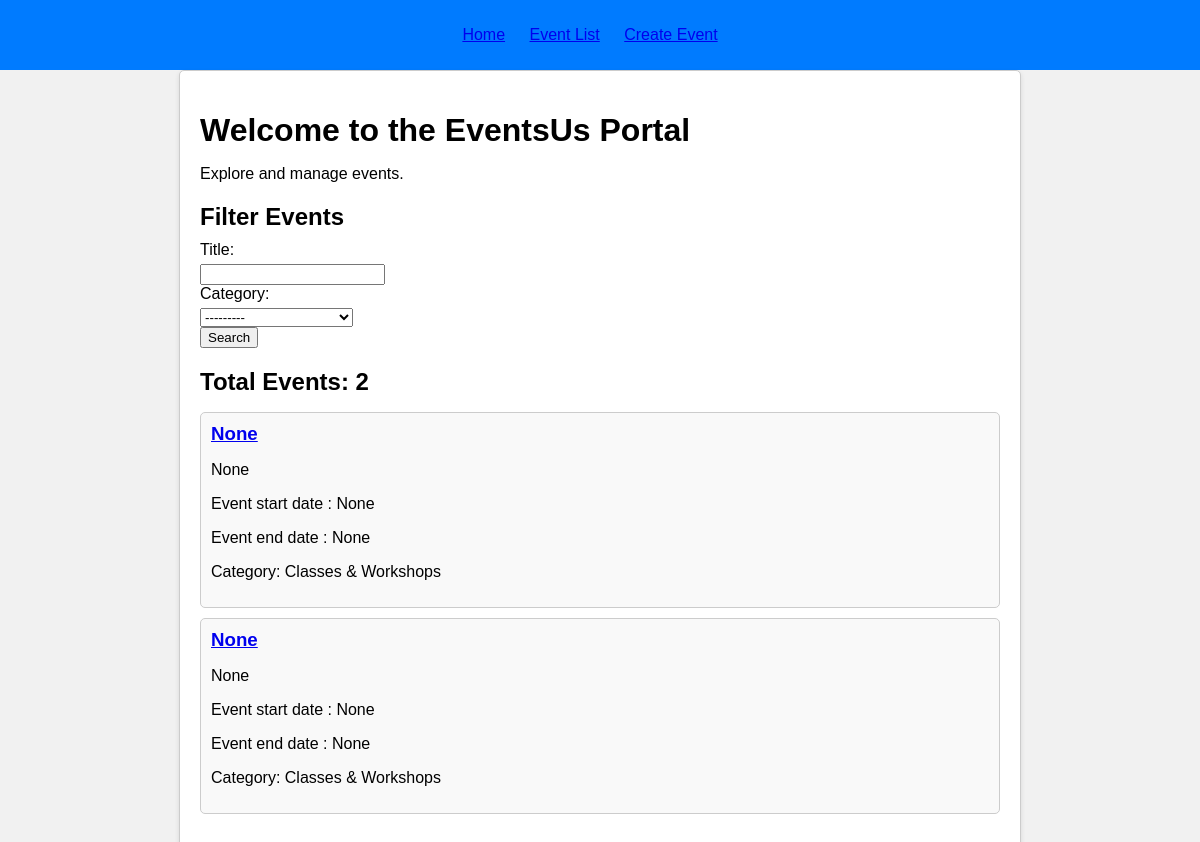
/, run on an earlier commit of the app's database.
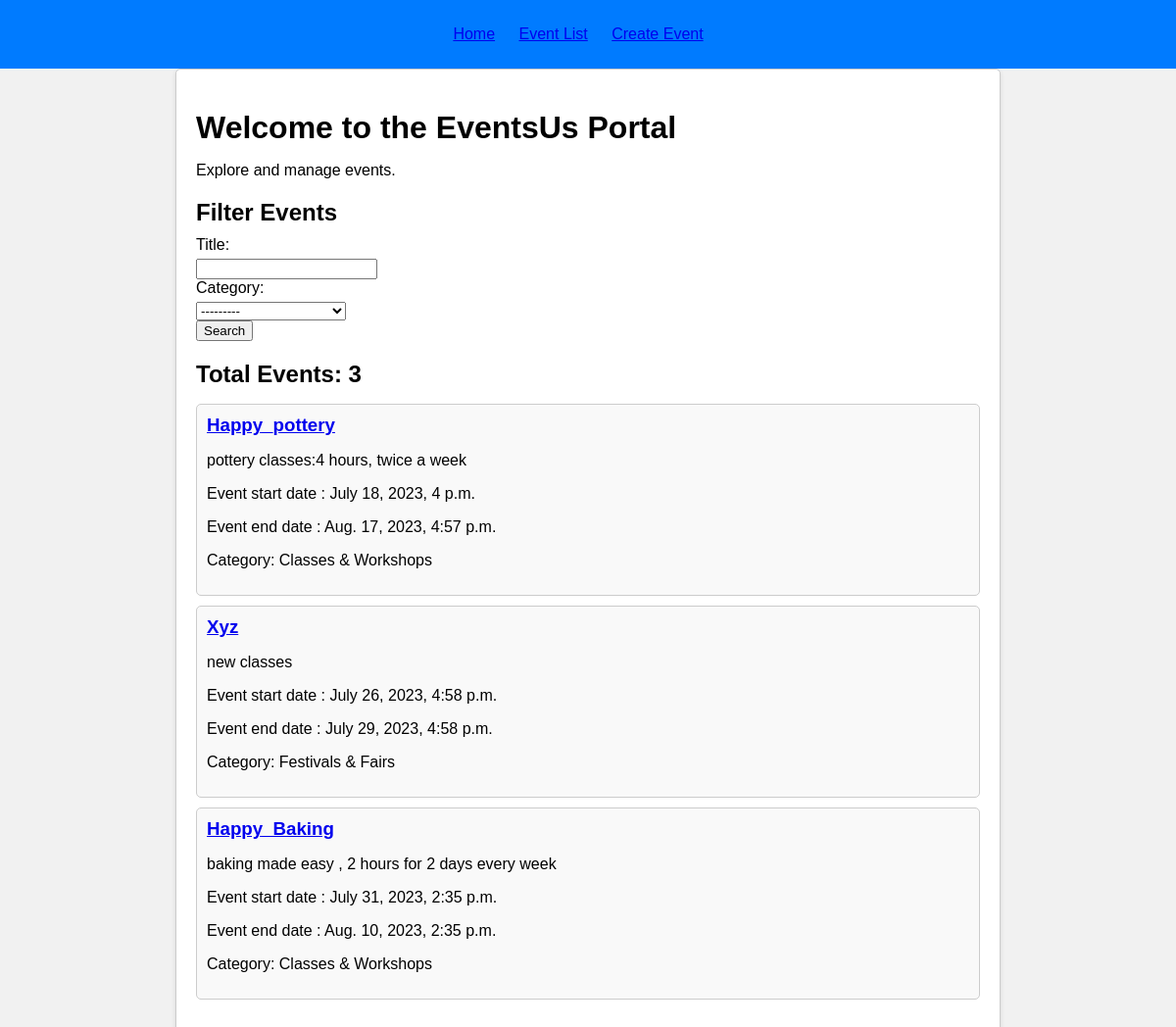
And on a later commit of the database.
### home/models.py (models this page shows, shortened)
class Event(models.Model):
    CATEGORY_CHOICES = (
        ('Concerts', 'Concerts'),
        ('Classes & Workshops', 'Classes & Workshops'),
        ('Corporate Events', 'Corporate Events'),
        ('Festivals & Fairs', 'Festivals & Fairs'),
    )
    title = models.CharField(max_length=200, null=True, blank=True)
    description = models.TextField(max_length=200, null=True)
    category = models.CharField(max_length=20, choices=CATEGORY_CHOICES,null=True)
    price= models.IntegerField( null=True)
    start_date = models.DateTimeField(null= True)
    end_date = models.DateTimeField(null=True)

### home/views.py (the view)
# urls.py: 2. Add a URL to urlpatterns:  path('', views.home, name='home')
def home(request):
    events= Event.objects.all()
    total_events= events.count()
    upcoming_events = Event.objects.filter(start_date__gte=timezone.now())
    past_events = Event.objects.filter(end_date__lt=timezone.now())
    upcoming_count= upcoming_events.count()
    past_count= past_events.count()
    myFilter=EventFilter(request.GET, queryset=events)
    events= myFilter.qs
    return render(request,'home/dashboard.html', {'upcoming_events': upcoming_events, 'past_events': past_events, 'upcoming_count':upcoming_count, 'past_count':past_count, 'events':events, 'total_events': total_events, 'myFilter':myFilter})

### home/templates/home/dashboard.html (shortened to what this page needs)
{% load static %}
<!DOCTYPE html>
<html>
<head>
</head>
<body>
    <header>
        <nav>
            <ul>
                <li><a href="{% url 'home' %}">Home</a></li>
                <li><a href="{% url 'event_list' %}">Event List</a></li>
                <li><a href="{% url 'create_event' %}">Create Event</a></li>
            </ul>
        </nav>
    </header>
    <div class="container">
        <h1>Welcome to the EventsUs Portal</h1>
        <p>Explore and manage events.</p>
        <div class="filter-section">
            <h2>Filter Events</h2>
            <form method="get">
                {{myFilter.form}}
                <br>
            <button type="submit">Search</button>
            </form>
        </div>
        <div class="event-list">
            <h2>Total Events: {{ total_events }}</h2>
            <ul>
                {% for event in events %}
                <li>
                    <h3><a href="{% url 'event_detail' event.id %}">{{ event.title }}</a></h3>
                    <p>{{ event.description }}</p>
                    <p>Event start date : {{ event.start_date }}</p>
                    <p>Event end date : {{ event.end_date }}</p>
                    <p>Category: {{ event.category }}</p>
                </li>
                {% endfor %}
            </ul>
        </div>
    </div>
</body>
</html>

### home/templates/home/dashboard.html (style rules this page uses)
body { font-family: Arial, sans-serif; background-color: #f1f1f1; margin: 0; padding: 0; }
header { background-color: #007bff; color: #fff; padding: 10px 0; text-align: center; }
nav ul { list-style: none; padding: 0; }
nav ul li { display: inline; margin-right: 20px; }
.container { max-width: 800px; margin: 0 auto; padding: 20px; background-color: #ffffff; border: 1px solid #ccc; border-radius: 5px; box-shadow: 0 2px 5px rgba(0, 0, 0, 0.1); }
h1, h2, h3 { margin-bottom: 10px; }
.filter-section { margin-bottom: 20px; }
.filter-section label { display: block; margin-bottom: 5px; }
.event-list ul { list-style: none; padding: 0; }
.event-list ul li { border: 1px solid #ccc; border-radius: 5px; padding: 10px; margin-bottom: 10px; background-color: #f9f9f9; }
.event-list ul li h3 { margin-top: 0; }

What changed in the data, as far as the page shows it:
removed Event: title "None", description "None", start_date "None", end_date "None", category "Classes & Workshops"
removed Event: title "None", description "None", start_date "None", end_date "None", category "Classes & Workshops"
added Event: title "Happy_pottery", description "pottery classes:4 hours, twice a week", start_date "July 18, 2023, 4 p.m.", end_date "Aug. 17, 2023, 4:57 p.m.", category "Classes & Workshops"
added Event: title "Xyz", description "new classes", start_date "July 26, 2023, 4:58 p.m.", end_date "July 29, 2023, 4:58 p.m.", category "Festivals & Fairs"
added Event: title "Happy_Baking", description "baking made easy , 2 hours for 2 days every week", start_date "July 31, 2023, 2:35 p.m.", end_date "Aug. 10, 2023, 2:35 p.m.", category "Classes & Workshops"
Also different on the page:
{{ total_events }}: "2" → "3"
